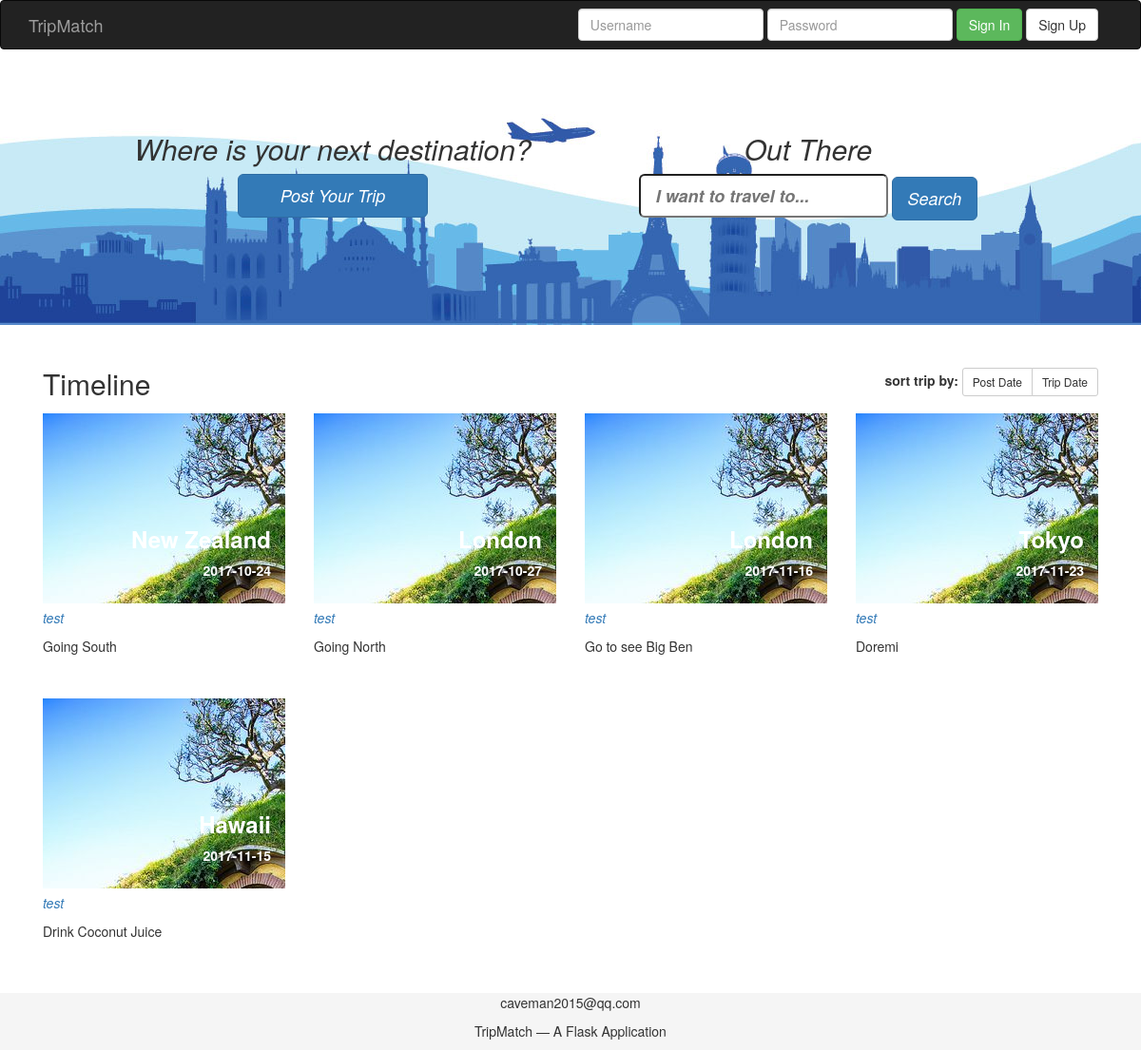
The page / on the database its author committed.
### tripmatch/model/tripmatch_model.py (models this page shows, shortened)
class TripDetails(Base):
    __tablename__ = 'trip_details'
    id = Column(Integer, primary_key=True)
    user_id = Column(Integer, ForeignKey('users.id'))
    destination_id = Column(Integer, ForeignKey('destinations.id'))
    duration = Column(String, nullable=True)
    date_start = Column(String, nullable=False)
    companions = Column(Integer, nullable=False)
    city_takeoff = Column(String, nullable=True)
    expected_group_size = Column(Integer, nullable=True)
    notes = Column(String, nullable=True)
    date_create = Column(String, nullable=False)
    contact = Column(String, nullable=True)
    img_name = Column(String, nullable=True)
    users = relationship('Users', back_populates='trip_details')
    destinations = relationship('Destinations', back_populates='trip_details')
    waitinglist = relationship('Waitinglist', back_populates='trip_details')

class Destinations(Base):
    __tablename__ = 'destinations'
    id = Column(Integer, primary_key=True)
    destination = Column(String, nullable=False)
    trip_details = relationship('TripDetails', back_populates='destinations')

class Users(Base):
    __tablename__ = 'users'
    id = Column(Integer, primary_key=True)
    username = Column(String, nullable=False)
    email = Column(String, nullable=False)
    password = Column(String, nullable=False)
    trip_details = relationship('TripDetails', back_populates='users')
    waitinglist = relationship('Waitinglist', back_populates='users')

### tripmatch/trip_server.py (the view)
@app.route('/')
def timeline():
    db_session = get_db_session()
    trips = db_session.query(TripDetails).all()
    return render_template('timeline.html', trips=trips)

### tripmatch/trip_server.py (called while the page is built)
def get_db_session():
    return sessionmaker(bind=engine)()

### tripmatch/templates/timeline.html
{% extends "layout.html" %} {% block title %}Public Timeline{% endblock %} {% block body %}
<div class="sorting">
    <h2 style="display:inline">Timeline</h2>
    <span class="sort-card pull-right">
        <b>sort trip by:
            <div class="btn-group">
                <button class="sort-btn btn btn-default btn-sm">Post Date</button>
                <button class="sort-btn btn btn-default btn-sm">Trip Date</button>
            </div>
        </b>
    </span>
</div>
<div class="trip-card">
    {% for trip in trips %}
    <div class="col-md-3">
        <div class="destionation-card">
            <div class="upper-card">
                <div style="height:200px; overflow:hidden">
                    <img src="{{url_for('static', filename='NZ.jpg')}}" , alt='default' class="card-location-img" style="min_width:100%">
                </div>
                <div class="upper-card-text">
                    <h3>
                        <p style="text-align:right">
                            <a href="{{url_for('display_trip', trip_id=trip.id)}}" style="color:white">
                                <b>{{trip.destinations.destination}}</b>
                            </a>
                        </p>
                    </h3>
                    <p style="text-align:right">
                        <b>{{trip.date_start}}</b>
                    </p>
                </div>
            </div>
            <div class="lower-card">
                <p style="text-align:left">
                    <a href="">
                        <em>{{trip.users.username}}</em>
                    </a>
                </p>
                <p>{{trip.notes}}</p>
            </div>
        </div>
    </div>
    {% endfor %}
</div>
{% endblock %}

### tripmatch/templates/layout.html (shortened to what this page needs)
<!DOCTYPE html>
<html lang="zh-CN">
<head>
    <link rel="stylesheet" href="https://cdn.bootcss.com/bootstrap/3.3.7/css/bootstrap.min.css"
>
    <link rel="stylesheet" href="{{url_for('static', filename='style.css')}}">
</head>
<body>
    {% include "nav.html" %}
    <div class="jumbotron">
        <div class="container text-center jumbo-text">
            <div class="jumbo-text-left">
                <div><h2>Where is your next destination?</h2></div>
                <a href="{{url_for('new_trip')}}" class="btn btn-lg btn-primary" style="width:200px">Post Your Trip</a>
            </div>
            <div class="jumbo-text-right">
                <h2>Out There</h2>
                <form method="get" action="/search" class="hypersearchform">
                      <input class='input-lg' type="text" name="jumbosearch" placeholder="I want to travel to...">
                      <button type="submit" class="btn btn-lg btn-primary">Search</button>
                  </form>
            </div>
        </div>
    </div>
    <div class="container cards-grid">
        {% block body %}{% endblock %}
    </div>
    <footer class="footer" style="margin-top: 10px">
        <div class="container" style="text-align:center">
            <p>caveman2015@qq.com</p>
            <p>TripMatch &mdash; A Flask Application</p>
        </div>
    </footer>
</body>
</html>

### tripmatch/templates/nav.html
{% block nav %}
<nav class="navbar navbar-inverse">
    <div class="container">
        <div class="navbar-header">
            <a class="navbar-brand" href="/">TripMatch</a>
        </div>
        <div id="navbar" class="navbar-collapse">
            <form action="{{url_for('login')}}" class="navbar-form navbar-right" method="post">
                <div class="form-group">
                    <input type="text" name="username" placeholder="Username" class="form-control">
                </div>
                <div class="form-group">
                    <input type="password" name="password" placeholder="Password" class="form-control">
                </div>
                <button type="submit" class="btn btn-success">Sign In</button>
                <a href="{{url_for('register')}}" class="btn btn-default">Sign Up</a>
            </form>
        </div>
    </div>
</nav>
{% endblock %}

### tripmatch/static/style.css (style rules this page uses)
.footer { position: relative; bottom: 0; width: 100%; height: 60px; background-color: #f5f5f5; }
.jumbotron { background-image: url('/static/banner/banner.jpg'); width: 100%; height: 270px; }
.jumbo-text { width:fit-content; max-width: 100%; }
.jumbo-text-left { position: relative; top: 40%; padding-bottom: 10px; font-style: italic; font-weight: bold; float:left; min-width: 500px; }
.jumbo-text-right { position: relative; top: 40%; padding-bottom: 10px; font-style: italic; font-weight: bold; float:left; min-width: 500px; }
.sorting { padding: 15px; }
.destionation-card { height:300px; }
.upper-card { position: relative; height:200px; max-width: 400px; overflow: hidden; color: white; }
.upper-card-text { position: absolute; bottom: 15px; right: 15px; font-style: white； }
.lower-card { padding-top: 5px; height:150px; overflow: hidden; }

### rows shown on the page
TripDetails: destinations.destination "New Zealand", date_start "2017-10-24", users.username "test", notes "Going South"
TripDetails: destinations.destination "London", date_start "2017-10-27", users.username "test", notes "Going North"
TripDetails: destinations.destination "London", date_start "2017-11-16", users.username "test", notes "Go to see Big Ben"
TripDetails: destinations.destination "Tokyo", date_start "2017-11-23", users.username "test", notes "Doremi"
TripDetails: destinations.destination "Hawaii", date_start "2017-11-15", users.username "test", notes "Drink Coconut Juice"
